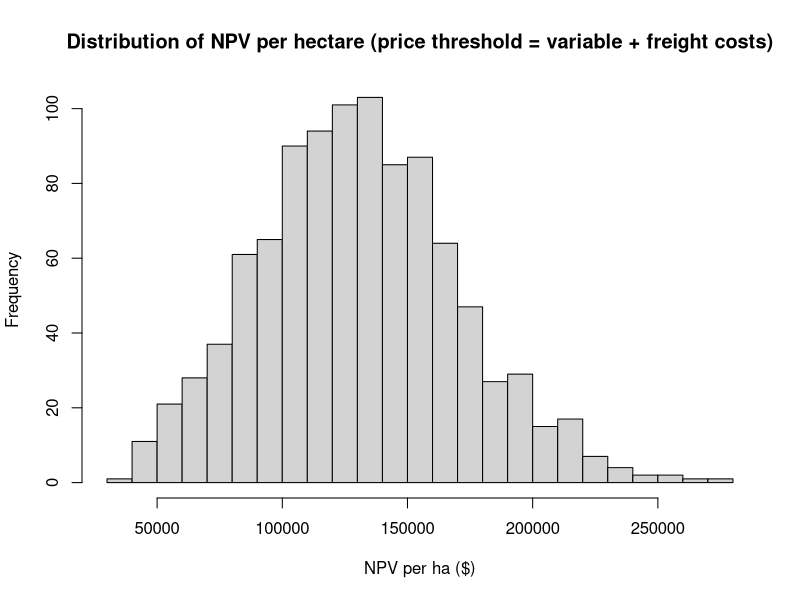

Here is the R script that generated this plot:
# ============================================================
# Monte Carlo NPV with STOCHASTIC two-leg freight
# + Variance Decomp + Price-Floor (incl. cost+freight floors)
# ============================================================

# --------------------------
# Packages
# --------------------------
suppressPackageStartupMessages({
  library(readxl)
  library(dplyr)
  library(tidyr)
  library(tibble)
  library(tidyselect)
})

# --------------------------
# 0) Helper
# --------------------------
km_to_cost_per_m3 <- function(km, rate_per_km, capacity_m3_per_TL) {
  (rate_per_km * km) / capacity_m3_per_TL
}

# --------------------------
# 1) Load inputs (18 years x 1000 iters)
data <- read.csv("data/peat_price_alberta.csv")
colnames(data) <- tolower(colnames(data))
# --------------------------
costs_data  <- read.csv("data/simulated_costs_m3.csv")
prices_data <- read.csv("data/simulated_peat_prices_lognormal_m3.csv")
yield_data  <- read.csv("data/simulated_peat_volume_triangular.csv")

# Ensure integer types for joins/sorting
costs_data  <- dplyr::mutate(costs_data,  iteration = as.integer(iteration), year = as.integer(year))
prices_data <- dplyr::mutate(prices_data, iteration = as.integer(iteration), year = as.integer(year))
yield_data  <- dplyr::mutate(yield_data,  iteration = as.integer(iteration), year = as.integer(year))

# Dimensions
N_iter  <- max(yield_data$iteration, na.rm = TRUE)
T_years <- max(yield_data$year,       na.rm = TRUE)

# --------------------------
# 2) Key parameters
# --------------------------
area_ha       <- 100
discount_rate <- 0.07
depr_rate     <- 0.08

# Royalty (per m3)
royalty_per_cy <- 0.11
m3_to_cy       <- 1.30795
royalty_per_m3 <- royalty_per_cy * m3_to_cy

# Restoration (paid in year 18, per ha)
restoration_cost_per_ha <- 3485

# Salvage factor (equipment, declining-balance over 18 yrs)
salvage_factor <- (1 - depr_rate)^18

# Year-0 fixed costs (draw per iteration)
set.seed(123)
n_iters        <- N_iter
initial_costs  <- runif(n_iters, min = 2051500, max = 2653000)
env_app_costs  <- runif(n_iters, min = 300000,  max = 1000000)
salvage_values <- initial_costs * salvage_factor

initial_df <- dplyr::tibble(
  iteration              = 1:n_iters,
  initial_cost_equipment = initial_costs,
  env_app_cost           = env_app_costs,
  total_initial_cost     = initial_costs + env_app_costs,
  salvage_equipment      = salvage_values
)

# --------------------------
# 3) Freight assumptions (per TL)
# --------------------------
# Leg 1: Bog -> Plant (bulk TLs)
leg1_rate_per_km <- 2.00
leg1_cap_m3_TL   <- 125
leg1_dist_km     <- c(379, 429, 505, 278, 207)

# Leg 2: Plant -> Customer (palletized TLs)
leg2_rate_per_km <- 0.66
leg2_cap_m3_TL   <- 71
bc_dist_km       <- 1023
ca_dist_km_vec   <- c(1964, 2148, 2284)
share_CA         <- 0.50  # P(market = CA)

# --------------------------
# 4) Build STOCHASTIC freight per (iteration, year)
# --------------------------
set.seed(123)

iy_grid <- dplyr::tibble(
  iteration = rep(1:N_iter, each = T_years),
  year      = rep(1:T_years, times = N_iter)
)

freight_draws <- iy_grid |>
  dplyr::mutate(
    leg1_km = sample(leg1_dist_km, size = dplyr::n(), replace = TRUE),
    is_CA   = runif(dplyr::n()) < share_CA,
    leg2_km = ifelse(is_CA, sample(ca_dist_km_vec, size = dplyr::n(), replace = TRUE), bc_dist_km),
    c_leg1_m3 = km_to_cost_per_m3(leg1_km, leg1_rate_per_km, leg1_cap_m3_TL),
    c_leg2_m3 = km_to_cost_per_m3(leg2_km, leg2_rate_per_km, leg2_cap_m3_TL)
  ) |>
  dplyr::transmute(iteration, year, freight_per_m3 = c_leg1_m3 + c_leg2_m3)

# --------------------------
# 5) Merge series and compute annual cash flows (baseline)
# --------------------------
all_data <- prices_data |>
  dplyr::inner_join(yield_data,   by = c("iteration", "year")) |>
  dplyr::inner_join(costs_data,   by = c("iteration", "year")) |>
  dplyr::left_join(freight_draws, by = c("iteration", "year")) |>
  dplyr::arrange(iteration, year) |>
  dplyr::mutate(
    total_yield_m3       = yield * area_ha,
    revenue              = price_m3       * total_yield_m3,
    variable_cost_total  = costs_m3       * total_yield_m3,
    royalty_total        = royalty_per_m3 * total_yield_m3,
    restoration_total    = dplyr::if_else(year == 18, restoration_cost_per_ha * area_ha, 0),
    freight_total        = freight_per_m3 * total_yield_m3,
    net_cash             = revenue - variable_cost_total - royalty_total - restoration_total - freight_total
  )

# --------------------------
# 6) Discounting (baseline)
# --------------------------
all_data <- all_data |>
  dplyr::mutate(
    discount_factor     = (1 + discount_rate)^year,
    discounted_net_cash = net_cash / discount_factor
  )

pv_flows <- all_data |>
  dplyr::group_by(iteration) |>
  dplyr::summarise(PV_net_cash = sum(discounted_net_cash), .groups = "drop")

# --------------------------
# 7) Add capex & salvage; compute NPV (baseline)
# --------------------------
NPV_results <- initial_df |>
  dplyr::inner_join(pv_flows, by = "iteration") |>
  dplyr::mutate(
    PV_salvage        = salvage_equipment / ((1 + discount_rate)^18),
    NPV_total_project = PV_net_cash + PV_salvage - total_initial_cost,
    NPV_per_ha        = NPV_total_project / area_ha
  )

# --------------------------
# 8) Inspect & summarize (baseline)
# --------------------------
print(utils::head(NPV_results))

summary_baseline <- summary(NPV_results$NPV_per_ha)
sd_NPV <- stats::sd(NPV_results$NPV_per_ha, na.rm = TRUE)
mean_NPV_per_ha      <- mean(NPV_results$NPV_per_ha)
positive_fraction_ha <- mean(NPV_results$NPV_per_ha > 0)

cat(sprintf("\n--- Baseline ---\nMean NPV per ha: %.2f\nSD NPV per ha: %.2f\nProportion NPV>0: %.3f\n",
            mean_NPV_per_ha, sd_NPV, positive_fraction_ha))

options(scipen = 999)

# ============================================================
# 9) Variance decomposition (hold-one-input-fixed experiments)
# ============================================================

# --- SAFER helper: expand per-year mean path to all iterations ---
expand_to_all_iters <- function(mean_path_tbl, value_col) {
  stopifnot("year" %in% names(mean_path_tbl), value_col %in% names(mean_path_tbl))
  grid <- dplyr::tibble(iteration = 1:N_iter) |>
    tidyr::crossing(year = sort(unique(mean_path_tbl$year)))
  out <- dplyr::left_join(grid, mean_path_tbl, by = "year") |>
    dplyr::arrange(iteration, year)
  dplyr::select(out, iteration, year, tidyselect::all_of(value_col))
}

# --- Build mean paths ---
price_mean_by_year <- prices_data |>
  dplyr::group_by(year) |>
  dplyr::summarise(price_m3 = mean(price_m3, na.rm = TRUE), .groups = "drop")

yield_mean_by_year <- yield_data |>
  dplyr::group_by(year) |>
  dplyr::summarise(yield = mean(yield, na.rm = TRUE), .groups = "drop")

freight_mean_by_year <- freight_draws |>
  dplyr::group_by(year) |>
  dplyr::summarise(freight_per_m3 = mean(freight_per_m3, na.rm = TRUE), .groups = "drop")

# --- Expand to all iterations using the safer helper ---
price_fixed_all   <- expand_to_all_iters(price_mean_by_year,   "price_m3")
yield_fixed_all   <- expand_to_all_iters(yield_mean_by_year,   "yield")
freight_fixed_all <- expand_to_all_iters(freight_mean_by_year, "freight_per_m3")

# --- Prepare stochastic versions (tidy)
prices_stoch  <- dplyr::select(prices_data,   iteration, year, price_m3)
yield_stoch   <- dplyr::select(yield_data,    iteration, year, yield)
freight_stoch <- dplyr::select(freight_draws, iteration, year, freight_per_m3)

# --- Helper: recompute NPV given replacements for (price, yield, freight)
recompute_NPV <- function(prices_tbl, yield_tbl, freight_tbl) {
  all_data_mod <- prices_tbl |>
    dplyr::inner_join(yield_tbl,   by = c("iteration","year")) |>
    dplyr::inner_join(costs_data,  by = c("iteration","year")) |>
    dplyr::left_join(freight_tbl,  by = c("iteration","year")) |>
    dplyr::arrange(iteration, year) |>
    dplyr::mutate(
      total_yield_m3      = yield * area_ha,
      revenue             = price_m3       * total_yield_m3,
      variable_cost_total = costs_m3       * total_yield_m3,
      royalty_total       = royalty_per_m3 * total_yield_m3,
      restoration_total   = dplyr::if_else(year == 18, restoration_cost_per_ha * area_ha, 0),
      freight_total       = freight_per_m3 * total_yield_m3,
      net_cash            = revenue - variable_cost_total - royalty_total - restoration_total - freight_total,
      discount_factor     = (1 + discount_rate)^year,
      discounted_net_cash = net_cash / discount_factor
    )
  
  pv_flows_mod <- all_data_mod |>
    dplyr::group_by(iteration) |>
    dplyr::summarise(PV_net_cash = sum(discounted_net_cash), .groups = "drop")
  
  initial_df |>
    dplyr::inner_join(pv_flows_mod, by = "iteration") |>
    dplyr::mutate(
      PV_salvage        = salvage_equipment / ((1 + discount_rate)^18),
      NPV_total_project = PV_net_cash + PV_salvage - total_initial_cost,
      NPV_per_ha        = NPV_total_project / area_ha
    )
}

# --- Experiments (variance decomp) ---
NPV_E0  <- NPV_results
NPV_E1  <- recompute_NPV(price_fixed_all, yield_stoch,  freight_stoch)   # Fix price
NPV_E2  <- recompute_NPV(prices_stoch,   yield_fixed_all, freight_stoch) # Fix volume
NPV_E3  <- recompute_NPV(prices_stoch,   yield_stoch,  freight_fixed_all)# Fix freight
NPV_E12 <- recompute_NPV(price_fixed_all, yield_fixed_all, freight_stoch)
NPV_E13 <- recompute_NPV(price_fixed_all, yield_stoch,     freight_fixed_all)
NPV_E23 <- recompute_NPV(prices_stoch,    yield_fixed_all, freight_fixed_all)

sd_tbl <- dplyr::tibble(
  Experiment = c("E0 Baseline (all stochastic)",
                 "E1 Fix Price (Vol, Freight stochastic)",
                 "E2 Fix Volume (Price, Freight stochastic)",
                 "E3 Fix Freight (Price, Volume stochastic)",
                 "E12 Fix Price+Volume (Freight stochastic)",
                 "E13 Fix Price+Freight (Volume stochastic)",
                 "E23 Fix Volume+Freight (Price stochastic)"),
  SD_NPV_per_ha = c(stats::sd(NPV_E0$NPV_per_ha,  na.rm = TRUE),
                    stats::sd(NPV_E1$NPV_per_ha,  na.rm = TRUE),
                    stats::sd(NPV_E2$NPV_per_ha,  na.rm = TRUE),
                    stats::sd(NPV_E3$NPV_per_ha,  na.rm = TRUE),
                    stats::sd(NPV_E12$NPV_per_ha, na.rm = TRUE),
                    stats::sd(NPV_E13$NPV_per_ha, na.rm = TRUE),
                    stats::sd(NPV_E23$NPV_per_ha, na.rm = TRUE))
)

cat("\n--- SD(NPV per ha) by experiment ---\n"); print(sd_tbl)

Var_all     <- stats::var(NPV_E0$NPV_per_ha,  na.rm = TRUE)
Var_noPrice <- stats::var(NPV_E1$NPV_per_ha,  na.rm = TRUE)
Var_noVol   <- stats::var(NPV_E2$NPV_per_ha,  na.rm = TRUE)
Var_noFre   <- stats::var(NPV_E3$NPV_per_ha,  na.rm = TRUE)

Contr_price   <- max(0, Var_all - Var_noPrice)
Contr_volume  <- max(0, Var_all - Var_noVol)
Contr_freight <- max(0, Var_all - Var_noFre)
Interaction   <- Var_all - (Contr_price + Contr_volume + Contr_freight)

share <- function(x) ifelse(Var_all > 0, x / Var_all, NA_real_)

contr_tbl <- dplyr::tibble(
  Component = c("Price", "Volume", "Freight", "Interactions/Other"),
  Variance  = c(Contr_price, Contr_volume, Contr_freight, Interaction),
  Share     = c(share(Contr_price), share(Contr_volume), share(Contr_freight), share(Interaction))
)

cat("\n--- Variance contributions (approx.) ---\n"); print(contr_tbl)

# ============================================================
# 10) Price floor sensitivities (constant, per-year, and margin-based)
# ============================================================

# --- A) CONSTANT floors at overall P10/P20 ---
P10_const <- stats::quantile(prices_data$price_m3, 0.10, na.rm = TRUE)
P20_const <- stats::quantile(prices_data$price_m3, 0.20, na.rm = TRUE)

prices_floor_P10_const <- prices_data |>
  dplyr::mutate(price_m3 = pmax(price_m3, P10_const)) |>
  dplyr::select(iteration, year, price_m3)

prices_floor_P20_const <- prices_data |>
  dplyr::mutate(price_m3 = pmax(price_m3, P20_const)) |>
  dplyr::select(iteration, year, price_m3)

NPV_floor_P10_const <- recompute_NPV(prices_floor_P10_const, yield_stoch, freight_stoch)
NPV_floor_P20_const <- recompute_NPV(prices_floor_P20_const, yield_stoch, freight_stoch)

# --- B) PER-YEAR floors (each year's P10/P20) ---
peryear_P10 <- prices_data |>
  dplyr::group_by(year) |>
  dplyr::summarise(floor = stats::quantile(price_m3, 0.10, na.rm = TRUE), .groups = "drop")

peryear_P20 <- prices_data |>
  dplyr::group_by(year) |>
  dplyr::summarise(floor = stats::quantile(price_m3, 0.20, na.rm = TRUE), .groups = "drop")

prices_floor_P10_path <- prices_data |>
  dplyr::left_join(peryear_P10, by = "year") |>
  dplyr::mutate(price_m3 = pmax(price_m3, floor)) |>
  dplyr::select(iteration, year, price_m3)

prices_floor_P20_path <- prices_data |>
  dplyr::left_join(peryear_P20, by = "year") |>
  dplyr::mutate(price_m3 = pmax(price_m3, floor)) |>
  dplyr::select(iteration, year, price_m3)

NPV_floor_P10_path <- recompute_NPV(prices_floor_P10_path, yield_stoch, freight_stoch)
NPV_floor_P20_path <- recompute_NPV(prices_floor_P20_path, yield_stoch, freight_stoch)

# --- C) Margin-based dynamic floors (costs + freight [+ royalty]) ---
threshold_tbl <- costs_data |>
  dplyr::select(iteration, year, costs_m3) |>
  dplyr::left_join(dplyr::select(freight_draws, iteration, year, freight_per_m3),
                   by = c("iteration","year")) |>
  dplyr::mutate(
    threshold_noRoyalty  = costs_m3 + freight_per_m3,
    threshold_withRoyalty= costs_m3 + freight_per_m3 + royalty_per_m3  # include royalty if desired
  )

prices_floor_margin_noR <- prices_data |>
  dplyr::left_join(dplyr::select(threshold_tbl, iteration, year, threshold_noRoyalty),
                   by = c("iteration","year")) |>
  dplyr::mutate(price_m3 = pmax(price_m3, threshold_noRoyalty)) |>
  dplyr::select(iteration, year, price_m3)

prices_floor_margin_withR <- prices_data |>
  dplyr::left_join(dplyr::select(threshold_tbl, iteration, year, threshold_withRoyalty),
                   by = c("iteration","year")) |>
  dplyr::mutate(price_m3 = pmax(price_m3, threshold_withRoyalty)) |>
  dplyr::select(iteration, year, price_m3)

NPV_floor_margin_noR   <- recompute_NPV(prices_floor_margin_noR,   yield_stoch, freight_stoch)
NPV_floor_margin_withR <- recompute_NPV(prices_floor_margin_withR, yield_stoch, freight_stoch)

# --- Summarize SDs (and means) for all floor variants ---
floor_sd_tbl <- dplyr::tibble(
  Scenario = c("Const floor P10", "Const floor P20",
               "Per-year floor P10", "Per-year floor P20",
               "Margin floor (cost+freight)", "Margin floor (cost+freight+royalty)"),
  SD_NPV_per_ha = c(
    stats::sd(NPV_floor_P10_const$NPV_per_ha,  na.rm = TRUE),
    stats::sd(NPV_floor_P20_const$NPV_per_ha,  na.rm = TRUE),
    stats::sd(NPV_floor_P10_path$NPV_per_ha,   na.rm = TRUE),
    stats::sd(NPV_floor_P20_path$NPV_per_ha,   na.rm = TRUE),
    stats::sd(NPV_floor_margin_noR$NPV_per_ha, na.rm = TRUE),
    stats::sd(NPV_floor_margin_withR$NPV_per_ha, na.rm = TRUE)
  ),
  Mean_NPV_per_ha = c(
    mean(NPV_floor_P10_const$NPV_per_ha,  na.rm = TRUE),
    mean(NPV_floor_P20_const$NPV_per_ha,  na.rm = TRUE),
    mean(NPV_floor_P10_path$NPV_per_ha,   na.rm = TRUE),
    mean(NPV_floor_P20_path$NPV_per_ha,   na.rm = TRUE),
    mean(NPV_floor_margin_noR$NPV_per_ha, na.rm = TRUE),
    mean(NPV_floor_margin_withR$NPV_per_ha, na.rm = TRUE)
  )
)

cat("\n--- Price-floor scenarios: SD and Mean of NPV/ha ---\n"); print(floor_sd_tbl)

summary(NPV_floor_margin_noR$NPV_per_ha)
sd_NPV <- sd(NPV_floor_margin_noR$NPV_per_ha, na.rm = TRUE)
mean_NPV_per_ha      <- mean(NPV_floor_margin_noR$NPV_per_ha)
positive_fraction_ha <- mean(NPV_floor_margin_noR$NPV_per_ha > 0)
cat(sprintf("Mean NPV per ha: %.2f\nSD NPV per ha: %.2f\nProportion NPV>0: %.3f\n",
            mean_NPV_per_ha, sd_NPV, positive_fraction_ha))
hist(
  NPV_floor_margin_noR$NPV_per_ha, breaks = 30,
  main = "Distribution of NPV per hectare (price threshold = variable + freight costs)",
  xlab = "NPV per ha ($)"
)
